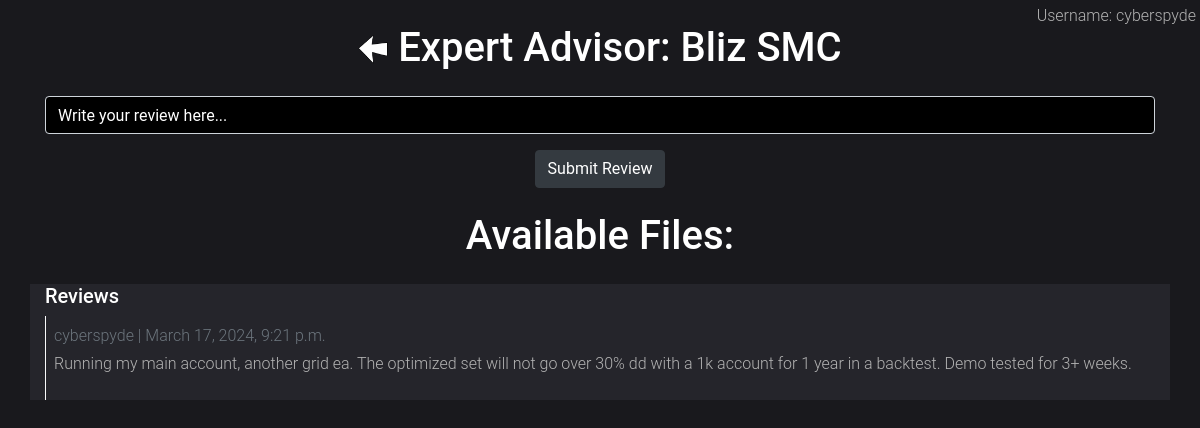
The app's page /cyberfx/advisor-info/351 (signed in) with its own data.
### cyberfx/models.py (models this page shows)
class ExpertAdvisor(models.Model):
    CATEGORY_CHOICES = (
            ('Trash', 'Trash'),
            ('Testing', 'Testing'),
            ('Goodfornow', 'Goodfornow'),
        )
    ea_name = models.CharField(max_length=100)
    personal_review = models.TextField(null=True, blank=True)
    last_updated = models.DateTimeField(auto_now=True)
    category = models.CharField(max_length=20, choices=CATEGORY_CHOICES, default='Trash')
    approved = models.BooleanField(default=False)
    created_by = models.ForeignKey(User, on_delete=models.CASCADE, default=1)

### cyberfx/views.py (the view, shortened to what this page needs)
# urls.py: path('cyberfx/advisor-info/<int:id>', views.advisor_info, name='advisor_info'),
@login_required
def advisor_info(request, id):
    advisor = ExpertAdvisor.objects.get(id=id)
    user = request.user
    review_count = Review.objects.filter(
        advisor=advisor, user=request.user
    ).count()
    if request.user.is_authenticated:
        if request.user.is_superuser:
            if request.method == 'POST':
                user = request.user
                comment = request.POST['comment']
                review = Review(advisor=advisor, user=user, comment=comment, approved=True)
                review.save()
    review = Review.objects.filter(advisor=advisor, approved=True)
    username = request.user.username
    return render(request, 'cyberfx/advisor_info.html', {'advisor': advisor, 'reviews': review, 'username': username})

### cyberfx/templates/cyberfx/advisor_info.html (shortened to what this page needs)
{% load static %}
<!DOCTYPE html>
<html lang="en">
<head>
    <link rel="stylesheet" href="https://cdn.jsdelivr.net/npm/bootstrap@5.3.2/dist/css/bootstrap.min.css">
    <link rel="stylesheet" href="{% static 'fonts/icomoon/style.css' %}">
    <link rel="stylesheet" href="{% static 'css/owl.carousel.min.css' %}">
    <link rel="stylesheet" href="{% static 'css/bootstrap.min.css' %}">
    <link rel="stylesheet" href="{% static 'css/style-advisors.css' %}">
</head>
<body>
  <header class="container mt-4">
    <div class="text-center">
        <h1><a href="{% url 'advisors' %}"><img src="{% static 'images/back-button.png'%}" alt="" height="40px" width="30px"></a> Expert Advisor: <span id="ea-name">{{advisor.ea_name}}</span></h1>
    </div>
    <div class="">
    <p class="position-absolute top-0 end-0 m-1">Username: <span id="username">{{username}}</span></p>
    </div>
  </header>
<section id="add-comment" class="container mt-4 text-center">
  <form method="POST">
  <input type="text" id="comment-input" name="comment" class="form-control" placeholder="Write your review here...">
  <button type="submit" class="btn btn-dark mt-3 text-center">Submit Review</button>
  </form>
</section>
<section class="container mt-4 text-center">
<h1>Available Files:</h1>
</section>
<section id="comments" class="container mt-4">
    <h2>Reviews</h2>
    {% if advisor.personal_review %}
    <div class="border-left border-light" id="randomized">
          <p class="text-muted mb-1">{{advisor.created_by}} | {{advisor.last_updated}}</p>
          <p>{{advisor.personal_review}}</p>
    {% endif %}
  </div>
</section>
</body>
</html>

### cyberfx/static/css/style-advisors.css (style rules this page uses)
body { font-family: "Roboto", -apple-system, BlinkMacSystemFont, "Segoe UI", Roboto, "Helvetica Neue", Arial, "Noto Sans", sans-serif, "Apple Color Emoji", "Segoe UI Emoji", "Segoe UI Symbol", "Noto Color Emoji"; background-color: #19191d; font-weight: 300; }
p { color: #b3b3b3; font-weight: 300; }
h1, h2, h3, h4, h5, h6, .h1, .h2, .h3, .h4, .h5, .h6 { font-family: "Roboto", -apple-system, BlinkMacSystemFont, "Segoe UI", Roboto, "Helvetica Neue", Arial, "Noto Sans", sans-serif, "Apple Color Emoji", "Segoe UI Emoji", "Segoe UI Symbol", "Noto Color Emoji"; }
a { -webkit-transition: .3s all ease; -o-transition: .3s all ease; transition: .3s all ease; }
a, a:hover { text-decoration: none !important; }
h2 { font-size: 20px; color: #fff; }

### cyberfx/templates/cyberfx/advisor_info.html (style rules this page uses)
#comment-input { background-color: black; color: white; }
#comment-input::placeholder { color: white; }
body { color: white; }
#comments, card-body, card { background: #25252b; color: #25252b; background-color: #25252b; }

### records on screen
ExpertAdvisor: ea_name "Bliz SMC", created_by "cyberspyde", last_updated "March 17, 2024, 9:21 p.m.", personal_review "Running my main account, another grid ea. The optimized set will not go over 30% dd with a 1k account for 1 year in a backtest. Demo tested for 3+ weeks."

### other values on screen
{{ username }} "cyberspyde"
